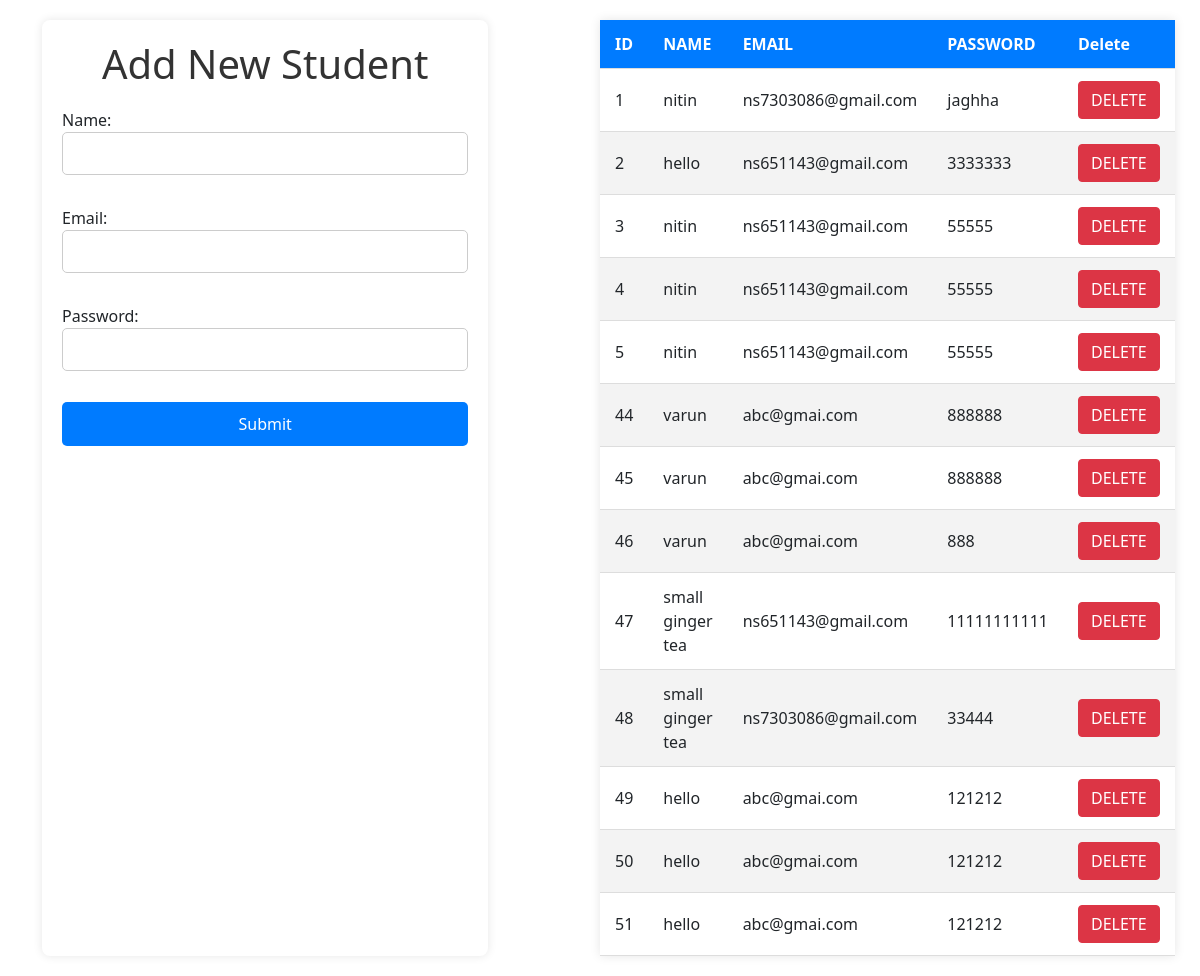
The page / on the database its author committed.
### app/models.py (models this page shows)
class user(models.Model):
    name=models.CharField(max_length=50)
    email=models.EmailField(max_length=50)
    password=models.CharField(max_length=30)

### app/views.py (the view)
# urls.py: path('',views.home,name='home'),
def home(request):
    if request.method=='POST':
        form=curd(request.POST)
        if form.is_valid():
            form.save()
            return HttpResponse("Congratulation")
    else:
        form=curd()
    students=user.objects.all()
    context={
        'form':form,
        'data':students
    }
    return render(request,'app/home.html',context)

### app/forms.py
class curd(forms.ModelForm):
    class Meta:
        model=user
        fields=['name','email','password']
        widgets={
            'password':forms.PasswordInput
        }

### app/templates/app/home.html (shortened to what this page needs)
{% load static %}
<!DOCTYPE html>
<html lang="en">
<head>
    <link rel="stylesheet" href="{% static 'app/css/style.css' %}">
   <link rel="stylesheet" href="{% static "app/css/bootstrap.min.css" %}">
</head>
<body>
    <div class="container">
        <div class="contform">
            <h1>Add New Student</h1>
            <form action="" method="POST" class="styled-form">
                {{form.as_p}}
                <input type="Submit" class="submit-btn">
            </form>
        </div>
        <div class="data">
            <table class="styled-table">
                <thead>
                    <tr>
                        <th>ID</th>
                        <th>NAME</th>
                        <th>EMAIL</th>
                        <th>PASSWORD</th>
                        <th>Delete</th>
                    </tr>
                </thead>
                <tbody>
                    {% for student in data %}
                    <tr>
                        <td>{{student.id}}</td>
                        <td>{{student.name}}</td>
                        <td>{{student.email}}</td>
                        <td>{{student.password}}</td>
                        <td>
                            <button class="btn btn-danger">DELETE</button>
                        </td>
                    </tr>
                    {% endfor %}
                </tbody>
            </table>
        </div>
    </div>
</body>
</html>

### app/static/app/css/style.css (style rules this page uses)
* { margin: 0; padding: 0; box-sizing: border-box; }
body { font-family: Arial, sans-serif; background-color: #f0f0f0; padding: 20px; }
.container { display: flex; justify-content: space-between; gap: 10%; }
.contform { width: 40%; background-color: #fff; padding: 20px; border-radius: 8px; box-shadow: 0px 0px 10px rgba(0, 0, 0, 0.1); }
.contform h1 { margin-bottom: 20px; text-align: center; color: #333; }
.styled-form input[type="text"], .styled-form input[type="email"], .styled-form input[type="password"] { width: 100%; padding: 10px; margin-bottom: 15px; border: 1px solid #ccc; border-radius: 5px; font-size: 14px; }
.styled-form .submit-btn { width: 100%; padding: 10px; background-color: #007bff; border: none; border-radius: 5px; color: white; font-size: 16px; cursor: pointer; }
.data { width: 50%; }
.styled-table { width: 100%; border-collapse: collapse; background-color: #fff; box-shadow: 0 0 10px rgba(0, 0, 0, 0.1); }
.styled-table th, .styled-table td { padding: 12px 15px; text-align: left; border-bottom: 1px solid #ddd; }
.styled-table th { background-color: #007bff; color: white; font-weight: bold; }
.styled-table tr:nth-of-type(even) { background-color: #f3f3f3; }

### rows shown on the page
user: id "1", name "nitin", email "ns7303086@gmail.com", password "jaghha"
user: id "2", name "hello", email "ns651143@gmail.com", password "3333333"
user: id "3", name "nitin", email "ns651143@gmail.com", password "55555"
user: id "4", name "nitin", email "ns651143@gmail.com", password "55555"
user: id "5", name "nitin", email "ns651143@gmail.com", password "55555"
user: id "44", name "varun", email "abc@gmai.com", password "888888"
user: id "45", name "varun", email "abc@gmai.com", password "888888"
user: id "46", name "varun", email "abc@gmai.com", password "888"
user: id "47", name "small ginger tea", email "ns651143@gmail.com", password "11111111111"
user: id "48", name "small ginger tea", email "ns7303086@gmail.com", password "33444"
user: id "49", name "hello", email "abc@gmai.com", password "121212"
user: id "50", name "hello", email "abc@gmai.com", password "121212"
user: id "51", name "hello", email "abc@gmai.com", password "121212"
